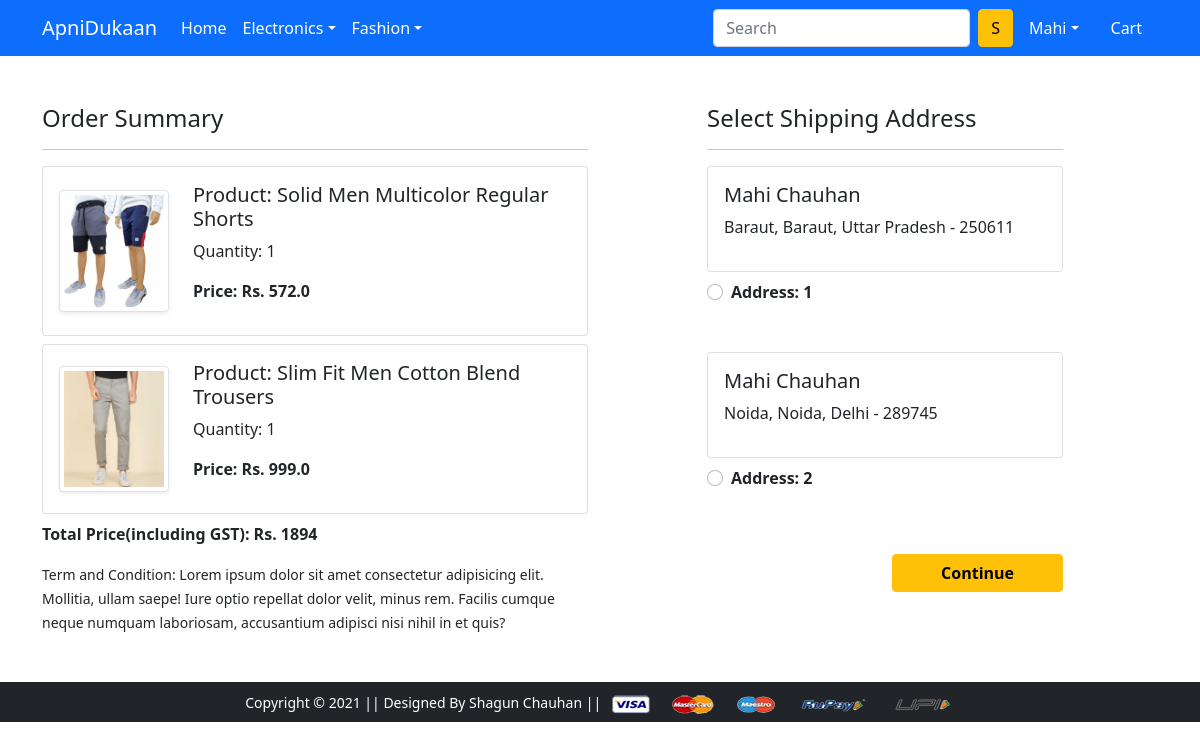
The app's page /checkout/ (signed in) with its own data.
### app/models.py (models this page shows, shortened)
class Cart(models.Model):
    user = models.ForeignKey(User, on_delete=models.CASCADE)
    product = models.ForeignKey(Product, on_delete=models.CASCADE)
    quantity = models.PositiveIntegerField(default=1)
    @property
    def total_cost(self):
        return self.quantity * self.product.discounted_price

class Product(models.Model):
    title = models.CharField(max_length=100)
    selling_price = models.FloatField()
    discounted_price = models.FloatField()
    description = models.TextField()
    brand = models.CharField(max_length=100)
    category = models.CharField(choices=CATEGORY_CHOICES, max_length=2)
    product_image = models.ImageField(upload_to='productimage')

class Customer(models.Model):
    user = models.ForeignKey(User, on_delete=models.CASCADE)
    name = models.CharField(max_length=200)
    locality = models.CharField(max_length=200)
    city = models.CharField(max_length=50)
    zipcode = models.IntegerField()
    state = models.CharField(choices=STATE_CHOICES, max_length=50)

### app/views.py (the view)
# urls.py: path('checkout/', views.checkout, name='checkout'),
@login_required
def checkout(request):
    user = request.user
    add = Customer.objects.filter(user=user)
    cart_items = Cart.objects.filter(user=user)
    amount = 0.0
    totalamount = 0.0
    shipping_amount = 40.0
    cart_products = [p for p in Cart.objects.all() if p.user == request.user]
    if cart_products:
        for p in cart_products:
            amount += (p.quantity * p.product.discounted_price)
        totalamount = round(amount + 18*amount/100 + shipping_amount)
    return render(request, 'app/checkout.html', {'add': add, 'totalamount': totalamount, 'cart_items': cart_items})

### app/templates/app/checkout.html (shortened to what this page needs)
{% extends 'app/base.html' %}
{% load static %}
{% block main-content %}
<div class="container">
  <div class="row mt-5">
    <div class="col-sm-6">
      <h4>Order Summary</h4><hr>
      {% for item in cart_items %}
        <div class="card mb-2">
          <div class="card-body">
            <div class="row">
              <div class="col-sm-3 text-center align-self-center"><img src="{{item.product.product_image.url}}" alt="" srcset="" class="img-fluid img-thumbnail shadow-sm" height="150" width="150"> </div>
              <div class="col-sm-9">
                <div>
                  <h5>Product: {{item.product.title}}</h5>
                  <p>Quantity: {{item.quantity}}</p>
                  <p class="fw-bold">Price: Rs. {{item.total_cost}}</p>
                </div>
              </div>
            </div>
          </div>
        </div>
      {% endfor %}
      <p class="fw-bold">Total Price(including GST): Rs. {{totalamount}}</p>
      <small>Term and Condition: Lorem ipsum dolor sit amet consectetur adipisicing elit. Mollitia, ullam saepe! Iure optio repellat dolor velit, minus rem. Facilis cumque neque numquam laboriosam, accusantium adipisci nisi nihil in et quis?</small>
    </div>
    <div class="col-sm-4 offset-sm-1">
      <h4>Select Shipping Address</h4><hr>
      <form action="/paymentdone">
        {% for ad in add %}
          <div class="card">
            <div class="card-body">
              <h5>{{ad.name}}</h5>
              <p>{{ad.locality}}, {{ad.city}}, {{ad.state}} - {{ad.zipcode}}</p>
            </div>
          </div>
          <div class="form-check mt-2 mb-5">
            <input class="form-check-input" type="radio" value="{{ad.id}}" name="custid" id="custadd{{forloop.counter}}">
            <label class="form-check-label fw-bold" for="custadd{{forloop.counter}}"> Address: {{forloop.counter}} </label>
          </div>
        {% endfor %}
        <div class="text-end">
          <button type="submit" class="btn btn-warning mt-3 px-5 fw-bold">Continue</button>
        </div>
      </form>
    </div>
  </div>
</div>
{% endblock main-content %}

### app/templates/app/base.html (shortened to what this page needs)
<!doctype html>
{% load static %}
<html lang="en">
  <head>
    <link href="https://cdn.jsdelivr.net/npm/bootstrap@5.0.0-beta1/dist/css/bootstrap.min.css" rel="stylesheet">
    <link rel="stylesheet" href="{% static 'app/css/owl.carousel.min.css' %}">
    <link rel="stylesheet" href="{% static 'app/css/all.min.css' %}">
    <link rel="stylesheet" href="{% static 'app/css/style.css' %}">
  </head>
  <body>
    <nav class="navbar navbar-expand-lg navbar-dark bg-primary">
      <div class="container">
        <a class="navbar-brand" href="/">ApniDukaan</a>
        <div class="collapse navbar-collapse" id="navbarSupportedContent">
          <ul class="navbar-nav me-auto mb-2 mb-lg-0">
            <li class="nav-item">
              <a class="nav-link active" aria-current="page" href="/">Home</a>
            </li>
            <li class="nav-item dropdown">
              <a class="nav-link dropdown-toggle text-white" href="#" id="electronicsDropdown" role="button" data-bs-toggle="dropdown" aria-expanded="false">Electronics</a>
            </li>
            <li class="nav-item dropdown">
              <a class="nav-link dropdown-toggle text-white" href="#" id="fashionDropdown" role="button" data-bs-toggle="dropdown" aria-expanded="false">Fashion</a>
            </li>
          </ul>
          <form class="d-flex">
            <input class="form-control me-2" type="search" placeholder="Search" aria-label="Search">
            <button class="btn btn-warning" type="submit">S</button>
          </form>
          <div>
            <ul class="navbar-nav me-auto mb-2 mb-lg-0">
              {% if request.user.is_authenticated %}
                <li class="nav-item dropdown mx-2">
                  <a class="nav-link dropdown-toggle text-white" href="#" id="profileDropdown" role="button" data-bs-toggle="dropdown" aria-expanded="false">{{request.user.username|capfirst}}</a>
                </li>
                <li class="nav-item mx-2">
                  <a href="{% url 'showcart' %}" class="nav-link text-white">
                    {% if totalitem != 0 %}
                       Cart
                    {% else %}
                      Cart
                    {% endif %}
                  </a>
                </li>
              {% endif %}
            </ul>
          </div>
        </div>
      </div>
    </nav>
    {% block main-content %} {% endblock main-content %}
    <footer class="container-fluid bg-dark text-center p-2 mt-5">
      <small class="text-white">Copyright &copy; 2021 || Designed By Shagun Chauhan || </small>
      <img src="{% static 'app/images/payment.png' %}" alt="" srcset="" class="img-fluid" height="2px">
    </footer>
  </body>
</html>

### records on screen
Cart: product.product_image (picture), product "Solid Men Multicolor Regular Shorts", quantity "1", total_cost "572.0"
Cart: product.product_image (picture), product "Slim Fit Men Cotton Blend Trousers", quantity "1", total_cost "999.0"
Customer: name "Mahi Chauhan", locality "Baraut", city "Baraut", state "Uttar Pradesh", zipcode "250611"
Customer: name "Mahi Chauhan", locality "Noida", city "Noida", state "Delhi", zipcode "289745"

### other values on screen
{{ request.user.username|capfirst }} "Mahi"
{{ totalamount }} "1894"
